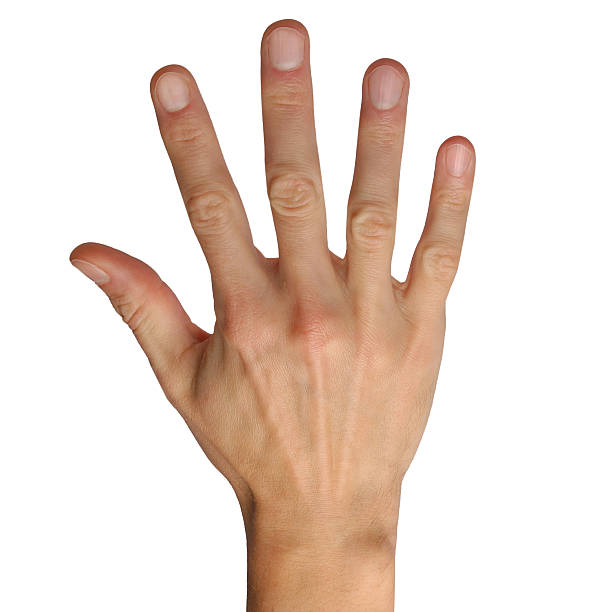
#> input picture packaged/test/hand-test.jpg, 612 x 612 px
$ python -i hand_item_images.py   (imports and definitions only)
#> lines starting #> are read from the running program, lines starting #| are printed output that depends on the picture
import utils
import argparse
import random
import os
import cv2
# from mediapipe import HandTracker
from utils.hand_tracker import HandTracker
import numpy as np
from pathlib import Path

#stolen from extract_hand
PALM_MODEL_PATH = os.path.join(Path(__file__).parent, "models", "palm_detection_without_custom_op.tflite")
LANDMARK_MODEL_PATH =  os.path.join(Path(__file__).parent, "models", "hand_landmark.tflite")
ANCHORS_PATH = os.path.join(Path(__file__).parent, "models", "anchors.csv")
# [8 lines that did not run here, left out]

'''
Takes in a frame (image), returns region of hand crop
'''
def extract_hand_region_from_frame(frame):
    image = cv2.cvtColor(frame, cv2.COLOR_BGR2RGB)
    points, bbox = detector(image)

    rect = cv2.minAreaRect(bbox.astype(np.int64))

    # TODO: use a vector generated by 2 hand points to align the cropped region.
    # The following code doesn't always orient the crop completely correctly.

    src_pts = cv2.boxPoints(rect)
    width = int(rect[1][0])
    height = int(rect[1][1])
    dst_pts = np.array([
                [0, 0],
                [width-1, 0],
                [width-1, height-1],
                [0, height-1]],
                dtype="float32")
    M = cv2.getPerspectiveTransform(src_pts, dst_pts)
    warped = cv2.warpPerspective(frame, M, (width, height))
    return warped

'''
Return the midpoint frames of each carry item sequence in a picklist
Input:
 - video_path: a path to a video file
 - htk_output_path: a path to an htk output file
 - show_frames: bool for whether or not we should display the hand extract frames on screen
Output:
 - cv2 image (numpy array)
'''
def get_midpoint_carry_item_frames(video_path: str, htk_output_path: str, show_frames: bool):
    cap = cv2.VideoCapture(video_path)
    fps = cap.get(cv2.CAP_PROP_FPS)


    #find each carry item sequence - in the aeim grammar, it's 'e'
    boundaries = utils.get_htk_boundaries(htk_output_path, fps = fps)

    #[[start0, end0], [start1, end1], ...]
    carry_sequences_frames = [[int(boundaries['e'][i] * fps), int(boundaries['e'][i + 1] * fps)] for i in range(0, int(len(boundaries['e'])/2), 2)]

    #for storing hand region crops
    hand_region_images = []

    #display time stamp in video (print first)
    for start, end in carry_sequences_frames:
        #show the middle image (print time stamp)
        midpt = int((start + end) / 2)
        image = utils.get_frame(cap, midpt)

        hand_region_image = extract_hand_region_from_frame(image)
        hand_region_images.append(hand_region_image)

        if show_frames:
            utils.show_frame(hand_region_image, [480, 480])

    return hand_region_images

# [33 lines not run here, left out]


>>> import cv2
>>> picture = cv2.imread('../../test/hand-test.jpg', cv2.IMREAD_GRAYSCALE)
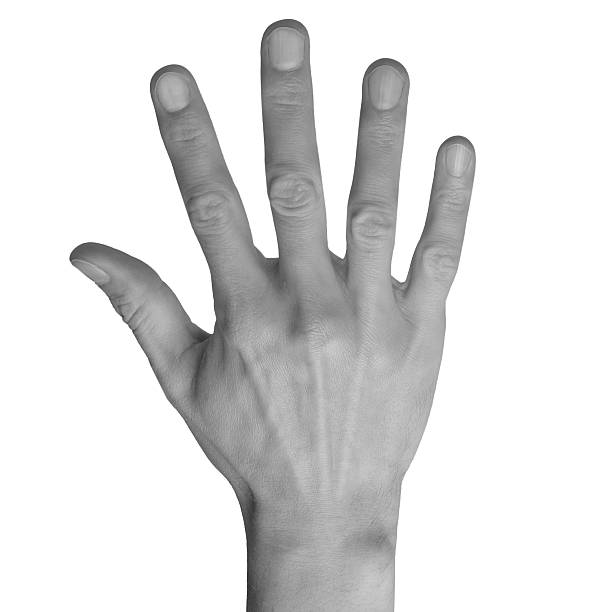
#> picture: shape (612, 612); min 25, max 255, mean 222.6
>>> result = extract_hand_region_from_frame(picture)
#> (the run stopped early here; a loop or call above may not have finished)
